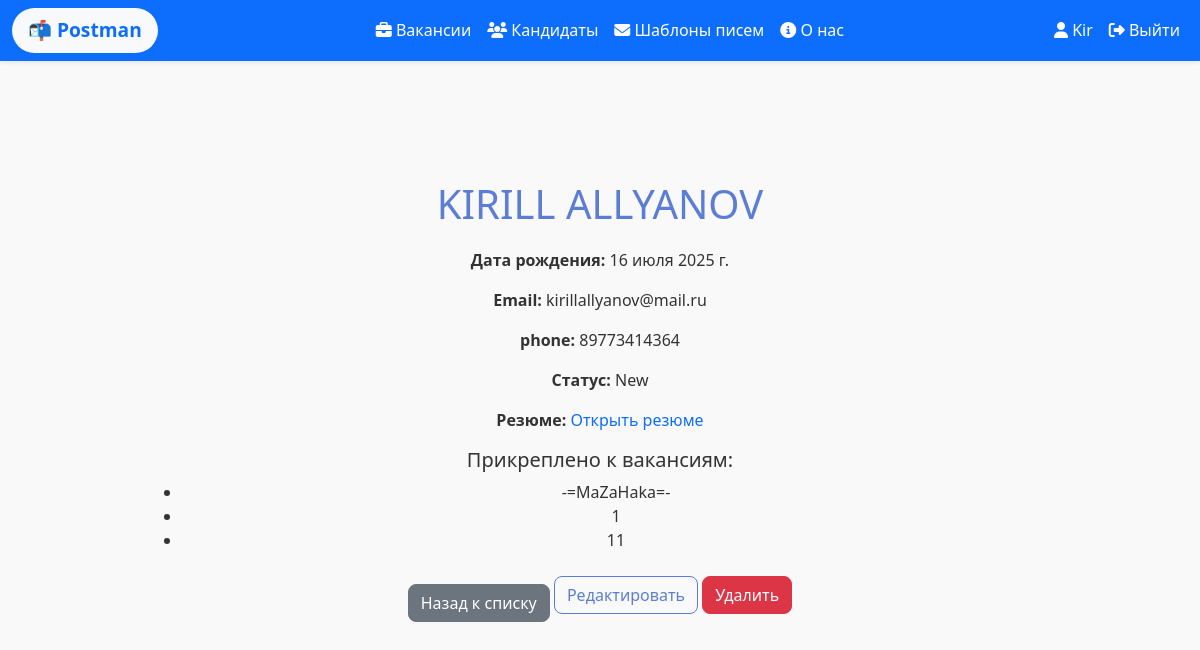
Page /data/candidate_detail/8/ (signed in) on the committed database.
### data/models.py (models this page shows, shortened)
class User(AbstractUser):
    firstname = models.CharField(max_length=100)
    lastname = models.CharField(max_length=100)
    class Meta:
        verbose_name = 'Пользователь'
        verbose_name_plural = 'Пользователи'

class Candidate(models.Model):
    STATUS_CHOICES = [
        ('New', 'Новый'),
        ('Message sent', 'Письмо отправлено'),
        ('Response recieved', 'Ответ получен'),
        ('Contact fixe', 'Контакт закреплен'),
        ('Rejected', 'Отклонен')
    ]
    firstname = models.CharField(max_length=100, verbose_name='Имя', blank=True)
    surname = models.CharField(max_length=100, verbose_name='Фамилия', blank=True)
    patronymic = models.CharField(max_length=100, verbose_name='Отчество', blank=True)
    birthday = models.DateField(verbose_name='Дата рождения', blank=True)
    email = models.EmailField(verbose_name='E-mail', blank=True)
    tg = models.CharField(max_length=100, verbose_name='Телеграм', blank=True)
    phone = models.CharField(max_length=15, verbose_name='Номер телефона', blank=True)
    cv = models.FileField(
        upload_to='cvs/',
        validators=[FileExtensionValidator(allowed_extensions=['pdf'])],
        blank=True,
        null=True,
        verbose_name='Резюме'
    )
    status = models.CharField(
        max_length=20,
        choices=STATUS_CHOICES,
        default='new',
        verbose_name='Статус'
    )
    notes = models.TextField(blank=True)
    class Meta:
        verbose_name = 'Кандидат'
        verbose_name_plural = 'Кандидаты'

class Vacancy(models.Model):
    title = models.CharField(max_length=100)
    description = models.TextField()
    user = models.ForeignKey(
        User,
        on_delete=models.SET_NULL,
        null=True,
        blank=True,
        related_name="vacancies",
        verbose_name="Пользователь"
    )
    candidates = models.ManyToManyField(Candidate, related_name='vacancies', blank=True)
    templates = models.ManyToManyField(Template,related_name='vacancies', blank=True)
    class Meta:
        verbose_name = "Вакансия"
        verbose_name_plural = "Вакансии"

### data/views.py (the view)
# urls.py: path('candidate_detail/<int:pk>/', views.candidate_detail, name='candidate_detail'),  # детали по кандидату
@login_required
def candidate_detail(request, pk):
    candidate = get_object_or_404(Candidate, pk=pk)
    return render(request, 'data/candidate_detail.html', {'candidate': candidate})

### data/templates/data/candidate_detail.html (shortened to what this page needs)
{% extends "main/base.html" %}
{% block content %}
<h1>{{ candidate.firstname }} {{ candidate.surname }} {{ candidate.patronymic }}</h1>
<p><strong>Дата рождения:</strong> {{ candidate.birthday }}</p>
<p><strong>Email:</strong> {{ candidate.email }}</p>
<p><strong>phone:</strong> {{ candidate.phone }}</p>
<p><strong>Статус:</strong> {{ candidate.status }}</p>
{% if candidate.cv %}
    <p><strong>Резюме:</strong>
        <a href="{{ candidate.cv.url }}" target="_blank">Открыть резюме</a>
    </p>
{% else %}
    <p><strong>Резюме:</strong> не прикреплено</p>
{% endif %}
<h5>Прикреплено к вакансиям:</h5>
<ul>
    {% for vacancy in candidate.vacancies.all %}
    <li>{{ vacancy.title }}</li>
    {% empty %}
    <p>Пока ни к чему не прикреплен</p>
    {% endfor %}
</ul>
<a href="{% url 'candidates' %}" class="btn btn-secondary mt-3">Назад к списку</a>
<a href="{% url 'candidate_edit' candidate.id %}" class="btn btn-outline-primary">Редактировать</a>
<form action="{% url 'candidate_delete' candidate.id %}" method="post" style="display:inline;">
    <button type="submit" class="btn btn-danger" onclick="return confirm('Удалить кандидата?')">Удалить</button>
</form>
{% endblock %}

### main/templates/main/base.html (shortened to what this page needs)
{% load static %}
<!DOCTYPE html>
<html lang="ru">
<head>
    <link rel="stylesheet" href="https://cdn.jsdelivr.net/npm/bootstrap@5.3.3/dist/css/bootstrap.min.css">
    <link rel="stylesheet" href="https://cdn.jsdelivr.net/npm/@fortawesome/fontawesome-free@6.6.0/css/all.min.css">
    <link rel="stylesheet" href="{% static 'main/css/main.css' %}">
</head>
<body>
<nav class="navbar navbar-expand-lg navbar-dark fixed-top bg-primary shadow-sm custom-navbar">
    <div class="container-fluid">
        <a class="navbar-brand fw-bold px-3 py-2 bg-light text-primary rounded-pill" href="{% url 'index' %}" style="font-weight: bold; font-size: 1.2rem;">
            📬 Postman
        </a>
        <div class="collapse navbar-collapse justify-content-center" id="navbarNav">
            <ul class="navbar-nav text-center">
                <li class="nav-item">
                    <a class="nav-link nav-effect text-white" href="{% url 'vacancies' %}"><i class="fas fa-briefcase"></i> Вакансии</a>
                </li>
                <li class="nav-item">
                    <a class="nav-link nav-effect text-white" href="{% url 'candidates' %}"><i class="fas fa-users"></i> Кандидаты</a>
                </li>
                <li class="nav-item">
                    <a class="nav-link nav-effect text-white" href="{% url 'templates' %}"><i class="fas fa-envelope"></i> Шаблоны писем</a>
                </li>
                <li class="nav-item">
                    <a class="nav-link nav-effect text-white" href="{% url 'about' %}"><i class="fas fa-info-circle"></i> О нас</a>
                </li>
            </ul>
        </div>
        <div class="navbar-nav ms-auto">
            {% if user.is_authenticated %}
                <a href="{% url 'dashboard' %}" class="nav-link nav-effect text-white"><i class="fas fa-user"></i> {{ user.username }}</a>
                <a href="{% url 'logout' %}" class="nav-link nav-effect text-white"><i class="fas fa-sign-out-alt"></i> Выйти</a>
            {% else %}
                <a href="{% url 'login' %}" class="nav-link nav-effect text-white"><i class="fas fa-sign-in-alt"></i> Войти</a>
                <a href="{% url 'register' %}" class="nav-link nav-effect text-white"><i class="fas fa-user-plus"></i> Регистрация</a>
            {% endif %}
        </div>
    </div>
</nav>
<main class="container" style="margin-top: 100px;">
    <div class="d-flex justify-content-center">
        <div class="w-100" style="max-width: 900px; text-align: center;">
            {% block content %}
            {% endblock %}
        </div>
    </div>
</main>
</body>
</html>

### main/static/main/css/main.css (style rules this page uses)
:root { --color-teal: #60cfcf; --color-blue: #5c7dd5; --color-green: #6dd66d; --color-orange: #ffa870; }
body { font-family: 'Segoe UI', sans-serif; background-color: #f9f9f9; color: #333; margin: 0; padding: 0; }
.custom-navbar { background-color: var(--color-blue); transition: background-color 0.3s ease, opacity 0.3s ease; z-index: 1000; }
.container { padding-top: 80px; text-align: center; }
button, .btn { border-radius: 8px; }
.btn-outline-primary { border-color: var(--color-blue); color: var(--color-blue); transition: all 0.2s; }
h1, h2, h3 { color: var(--color-blue); margin-bottom: 20px; }
a { text-decoration: none; }
.nav-effect { transition: all 0.3s ease; padding: 8px 12px; border-radius: 8px; }

### rows in the picture
User: username "Kir"
Candidate: firstname "KIRILL", surname "ALLYANOV", birthday "16 июля 2025 г.", email "kirillallyanov@mail.ru", phone "89773414364", status "New"
Vacancy: title "-=MaZaHaka=-"
Vacancy: title "1"
Vacancy: title "11"
